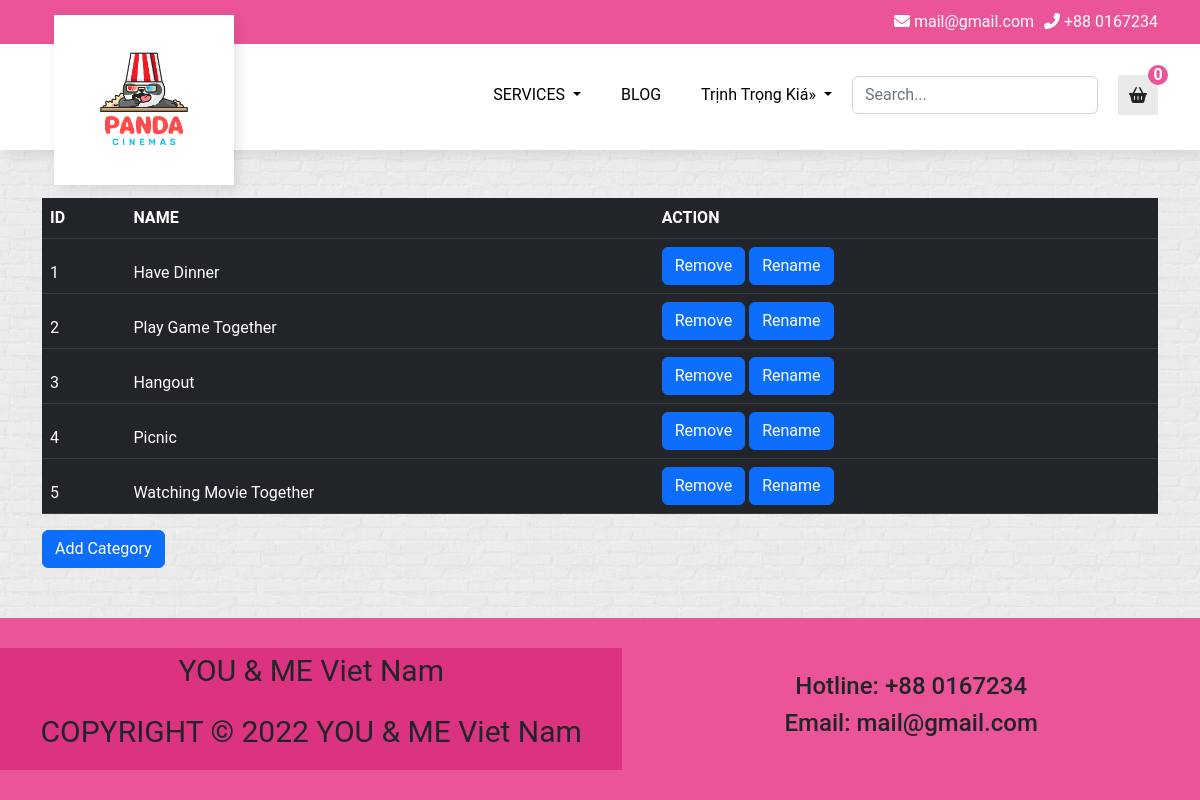
The page /category_manage.php (signed in) on the database its author committed.
### tables this page shows
CREATE TABLE `category` (
  `id` int(11) NOT NULL,
  `name` varchar(255) NOT NULL
);

### models/Model.php (called while the page is built, shortened)
<?php
class Model
{
    public static $connection = NULL;
    public function __construct()
    {
        if (!self::$connection) {
            self::$connection = new mysqli(DB_HOST, DB_USER, DB_PASS, DB_NAME);
            self::$connection->set_charset('utf8mb4');
        }
        return self::$connection;
    }
}

### data.php (called while the page is built, shortened)
<?php
$categoryModel = new CatGoryModel();
$categories = $categoryModel->getAllCatgory();

### models/CatgoryModel.php (called while the page is built, shortened)
<?php
class CatgoryModel extends Model
{
    public function getAllCatgory()
    {
        $sql = parent::$connection->prepare('SELECT * FROM `category`');
        $sql->execute();
        $items = $sql->get_result()->fetch_all(MYSQLI_ASSOC);
        return $items;
    }
}

### category_manage.php (the view, shortened to what this page needs)
<?php
include 'data.php';
?>
<!DOCTYPE html>
<html lang="en">
<head>
    <link rel="stylesheet" href="./public/css/bootstrap.min.css">
    <link rel="stylesheet" href="./public/css/all.min.css">
    <link rel="stylesheet" href="./public/css/style.css">
</head>
<body>
    <?php include 'header.php' ?>
    <div class="container">
        <table class="table table-dark mt-5">
            <thead>
                <tr>
                    <th scope="col">ID</th>
                    <th scope="col">NAME</th>
                    <th scope="col">ACTION</th>
                </tr>
            </thead>
            <?php
            $categories = $categoryModel->getAllCatgory();
            foreach ($categories as $category) {
            ?>
                <thead>
                    <tr>
                        <td scope="col"><?php echo $category['id'] ?></td>
                        <td scope="col"><?php echo $category['name'] ?></td>
                        <td scope="col">
                            <form action="" method="post" style="display: inline-block;">
                                <button type="submit" class="btn btn-primary" onclick="return confirm('Do you want to remove this?')">Remove</button>
                            </form>
                            <form action="edit_category.php" method="post" style="display: inline-block;">
                                <button type="submit" class="btn btn-primary">Rename</button>
                            </form>
                        </td>
                    </tr>
                </thead>
            <?php } ?>
        </table>
        <form action="add_category.php" method="post">
            <button type="submit" class="btn btn-primary">Add Category</button>
        </form>
    </div>
    <?php include 'footer.php' ?>
</body>
</html>

### public/css/style.css (style rules this page uses)
body { min-height: 100vh; display: flex; flex-direction: column; font-family: "Roboto", sans-serif; background: url(../images/pattern-1-1.jpeg) center center fixed; background-repeat: repeat-y; -webkit-background-size: cover; -moz-background-size: cover; -o-background-size: cover; background-size: cover; }

### rows shown on the page
category: id "1", name "Have Dinner"
category: id "2", name "Play Game Together"
category: id "3", name "Hangout"
category: id "4", name "Picnic"
category: id "5", name "Watching Movie Together"

### other values the page prints
substr($_SESSION['user']['name'], 0, 20) "Trịnh Trọng Kiá»"
